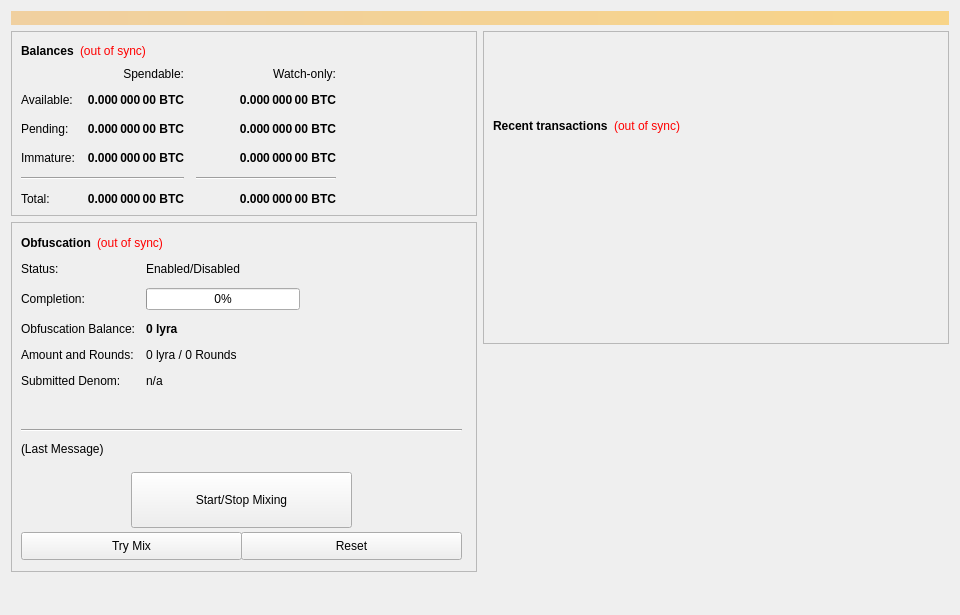
<?xml version="1.0" encoding="UTF-8"?>
<ui version="4.0">
 <class>OverviewPage</class>
 <widget class="QWidget" name="OverviewPage">
  <property name="geometry">
   <rect>
    <x>0</x>
    <y>0</y>
    <width>960</width>
    <height>615</height>
   </rect>
  </property>
  <property name="minimumSize">
   <size>
    <width>960</width>
    <height>0</height>
   </size>
  </property>
  <property name="windowTitle">
   <string>Form</string>
  </property>
  <layout class="QVBoxLayout" name="topLayout">
   <item>
    <widget class="QLabel" name="labelAlerts">
     <property name="visible">
      <bool>false</bool>
     </property>
     <property name="styleSheet">
      <string notr="true">background-color: qlineargradient(x1: 0, y1: 0, x2: 1, y2: 0, stop:0 #F0D0A0, stop:1 #F8D488); color:#000000;</string>
     </property>
     <property name="wordWrap">
      <bool>true</bool>
     </property>
     <property name="margin">
      <number>3</number>
     </property>
    </widget>
   </item>
   <item>
    <layout class="QHBoxLayout" name="horizontalLayout" stretch="1,1">
     <item>
      <layout class="QVBoxLayout" name="verticalLayout_2">
       <item>
        <widget class="QFrame" name="frame">
         <property name="frameShape">
          <enum>QFrame::StyledPanel</enum>
         </property>
         <property name="frameShadow">
          <enum>QFrame::Raised</enum>
         </property>
         <layout class="QVBoxLayout" name="verticalLayout_4">
          <item>
           <layout class="QHBoxLayout" name="horizontalLayout_4">
            <item>
             <widget class="QLabel" name="label_5">
              <property name="font">
               <font>
                <weight>75</weight>
                <bold>true</bold>
               </font>
              </property>
              <property name="text">
               <string>Balances</string>
              </property>
             </widget>
            </item>
            <item>
             <widget class="QLabel" name="labelWalletStatus">
              <property name="cursor">
               <cursorShape>WhatsThisCursor</cursorShape>
              </property>
              <property name="toolTip">
               <string>The displayed information may be out of date. Your wallet automatically synchronizes with the lyra network after a connection is established, but this process has not completed yet.</string>
              </property>
              <property name="styleSheet">
               <string notr="true">QLabel { color: red; }</string>
              </property>
              <property name="text">
               <string notr="true">(out of sync)</string>
              </property>
              <property name="alignment">
               <set>Qt::AlignLeading|Qt::AlignLeft|Qt::AlignVCenter</set>
              </property>
             </widget>
            </item>
            <item>
             <spacer name="horizontalSpacer_3">
              <property name="orientation">
               <enum>Qt::Horizontal</enum>
              </property>
              <property name="sizeHint" stdset="0">
               <size>
                <width>40</width>
                <height>20</height>
               </size>
              </property>
             </spacer>
            </item>
           </layout>
          </item>
          <item>
           <layout class="QGridLayout" name="gridLayout">
            <property name="spacing">
             <number>12</number>
            </property>
            <item row="2" column="2">
             <widget class="QLabel" name="labelWatchPending">
              <property name="font">
               <font>
                <weight>75</weight>
                <bold>true</bold>
               </font>
              </property>
              <property name="cursor">
               <cursorShape>IBeamCursor</cursorShape>
              </property>
              <property name="toolTip">
               <string>Unconfirmed transactions to watch-only addresses</string>
              </property>
              <property name="text">
               <string notr="true">0.000 000 00 BTC</string>
              </property>
              <property name="alignment">
               <set>Qt::AlignRight|Qt::AlignTrailing|Qt::AlignVCenter</set>
              </property>
              <property name="textInteractionFlags">
               <set>Qt::LinksAccessibleByMouse|Qt::TextSelectableByKeyboard|Qt::TextSelectableByMouse</set>
              </property>
             </widget>
            </item>
            <item row="2" column="1">
             <widget class="QLabel" name="labelUnconfirmed">
              <property name="font">
               <font>
                <weight>75</weight>
                <bold>true</bold>
               </font>
              </property>
              <property name="cursor">
               <cursorShape>IBeamCursor</cursorShape>
              </property>
              <property name="toolTip">
               <string>Total of transactions that have yet to be confirmed, and do not yet count toward the spendable balance</string>
              </property>
              <property name="text">
               <string notr="true">0.000 000 00 BTC</string>
              </property>
              <property name="alignment">
               <set>Qt::AlignRight|Qt::AlignTrailing|Qt::AlignVCenter</set>
              </property>
              <property name="textInteractionFlags">
               <set>Qt::LinksAccessibleByMouse|Qt::TextSelectableByKeyboard|Qt::TextSelectableByMouse</set>
              </property>
             </widget>
            </item>
            <item row="3" column="2">
             <widget class="QLabel" name="labelWatchImmature">
              <property name="font">
               <font>
                <weight>75</weight>
                <bold>true</bold>
               </font>
              </property>
              <property name="cursor">
               <cursorShape>IBeamCursor</cursorShape>
              </property>
              <property name="toolTip">
               <string>Staked or masternode rewards in watch-only addresses that has not yet matured</string>
              </property>
              <property name="text">
               <string notr="true">0.000 000 00 BTC</string>
              </property>
              <property name="alignment">
               <set>Qt::AlignRight|Qt::AlignTrailing|Qt::AlignVCenter</set>
              </property>
              <property name="textInteractionFlags">
               <set>Qt::LinksAccessibleByMouse|Qt::TextSelectableByKeyboard|Qt::TextSelectableByMouse</set>
              </property>
             </widget>
            </item>
            <item row="4" column="0" colspan="2">
             <widget class="Line" name="lineSpendableBalance">
              <property name="orientation">
               <enum>Qt::Horizontal</enum>
              </property>
             </widget>
            </item>
            <item row="4" column="2">
             <widget class="Line" name="lineWatchBalance">
              <property name="sizePolicy">
               <sizepolicy hsizetype="Preferred" vsizetype="Fixed">
                <horstretch>0</horstretch>
                <verstretch>0</verstretch>
               </sizepolicy>
              </property>
              <property name="minimumSize">
               <size>
                <width>140</width>
                <height>0</height>
               </size>
              </property>
              <property name="orientation">
               <enum>Qt::Horizontal</enum>
              </property>
             </widget>
            </item>
            <item row="5" column="0">
             <widget class="QLabel" name="labelTotalText">
              <property name="text">
               <string>Total:</string>
              </property>
             </widget>
            </item>
            <item row="3" column="1">
             <widget class="QLabel" name="labelImmature">
              <property name="font">
               <font>
                <weight>75</weight>
                <bold>true</bold>
               </font>
              </property>
              <property name="cursor">
               <cursorShape>IBeamCursor</cursorShape>
              </property>
              <property name="toolTip">
               <string>Staked or masternode rewards that has not yet matured</string>
              </property>
              <property name="text">
               <string notr="true">0.000 000 00 BTC</string>
              </property>
              <property name="alignment">
               <set>Qt::AlignRight|Qt::AlignTrailing|Qt::AlignVCenter</set>
              </property>
              <property name="textInteractionFlags">
               <set>Qt::LinksAccessibleByMouse|Qt::TextSelectableByKeyboard|Qt::TextSelectableByMouse</set>
              </property>
             </widget>
            </item>
            <item row="2" column="3">
             <spacer name="horizontalSpacer_2">
              <property name="orientation">
               <enum>Qt::Horizontal</enum>
              </property>
              <property name="sizeHint" stdset="0">
               <size>
                <width>40</width>
                <height>20</height>
               </size>
              </property>
             </spacer>
            </item>
            <item row="3" column="0">
             <widget class="QLabel" name="labelImmatureText">
              <property name="text">
               <string>Immature:</string>
              </property>
             </widget>
            </item>
            <item row="5" column="1">
             <widget class="QLabel" name="labelTotal">
              <property name="font">
               <font>
                <weight>75</weight>
                <bold>true</bold>
               </font>
              </property>
              <property name="cursor">
               <cursorShape>IBeamCursor</cursorShape>
              </property>
              <property name="toolTip">
               <string>Your current total balance</string>
              </property>
              <property name="text">
               <string notr="true">0.000 000 00 BTC</string>
              </property>
              <property name="alignment">
               <set>Qt::AlignRight|Qt::AlignTrailing|Qt::AlignVCenter</set>
              </property>
              <property name="textInteractionFlags">
               <set>Qt::LinksAccessibleByMouse|Qt::TextSelectableByKeyboard|Qt::TextSelectableByMouse</set>
              </property>
             </widget>
            </item>
            <item row="5" column="2">
             <widget class="QLabel" name="labelWatchTotal">
              <property name="font">
               <font>
                <weight>75</weight>
                <bold>true</bold>
               </font>
              </property>
              <property name="cursor">
               <cursorShape>IBeamCursor</cursorShape>
              </property>
              <property name="toolTip">
               <string>Current total balance in watch-only addresses</string>
              </property>
              <property name="text">
               <string notr="true">0.000 000 00 BTC</string>
              </property>
              <property name="alignment">
               <set>Qt::AlignRight|Qt::AlignTrailing|Qt::AlignVCenter</set>
              </property>
              <property name="textInteractionFlags">
               <set>Qt::LinksAccessibleByMouse|Qt::TextSelectableByKeyboard|Qt::TextSelectableByMouse</set>
              </property>
             </widget>
            </item>
            <item row="0" column="2">
             <widget class="QLabel" name="labelWatchonly">
              <property name="text">
               <string>Watch-only:</string>
              </property>
              <property name="alignment">
               <set>Qt::AlignRight|Qt::AlignTrailing|Qt::AlignVCenter</set>
              </property>
             </widget>
            </item>
            <item row="1" column="0">
             <widget class="QLabel" name="labelBalanceText">
              <property name="text">
               <string>Available:</string>
              </property>
             </widget>
            </item>
            <item row="1" column="1">
             <widget class="QLabel" name="labelBalance">
              <property name="font">
               <font>
                <weight>75</weight>
                <bold>true</bold>
               </font>
              </property>
              <property name="cursor">
               <cursorShape>IBeamCursor</cursorShape>
              </property>
              <property name="toolTip">
               <string>Your current spendable balance</string>
              </property>
              <property name="text">
               <string notr="true">0.000 000 00 BTC</string>
              </property>
              <property name="alignment">
               <set>Qt::AlignRight|Qt::AlignTrailing|Qt::AlignVCenter</set>
              </property>
              <property name="textInteractionFlags">
               <set>Qt::LinksAccessibleByMouse|Qt::TextSelectableByKeyboard|Qt::TextSelectableByMouse</set>
              </property>
             </widget>
            </item>
            <item row="1" column="2">
             <widget class="QLabel" name="labelWatchAvailable">
              <property name="font">
               <font>
                <weight>75</weight>
                <bold>true</bold>
               </font>
              </property>
              <property name="cursor">
               <cursorShape>IBeamCursor</cursorShape>
              </property>
              <property name="toolTip">
               <string>Your current balance in watch-only addresses</string>
              </property>
              <property name="text">
               <string notr="true">0.000 000 00 BTC</string>
              </property>
              <property name="alignment">
               <set>Qt::AlignRight|Qt::AlignTrailing|Qt::AlignVCenter</set>
              </property>
              <property name="textInteractionFlags">
               <set>Qt::LinksAccessibleByMouse|Qt::TextSelectableByKeyboard|Qt::TextSelectableByMouse</set>
              </property>
             </widget>
            </item>
            <item row="2" column="0">
             <widget class="QLabel" name="labelPendingText">
              <property name="text">
               <string>Pending:</string>
              </property>
             </widget>
            </item>
            <item row="0" column="1">
             <widget class="QLabel" name="labelSpendable">
              <property name="text">
               <string>Spendable:</string>
              </property>
              <property name="alignment">
               <set>Qt::AlignRight|Qt::AlignTrailing|Qt::AlignVCenter</set>
              </property>
             </widget>
            </item>
           </layout>
          </item>
         </layout>
        </widget>
       </item>
       <item>
        <widget class="QFrame" name="frameObfuscation">
         <property name="minimumSize">
          <size>
           <width>0</width>
           <height>350</height>
          </size>
         </property>
         <property name="layoutDirection">
          <enum>Qt::LeftToRight</enum>
         </property>
         <property name="frameShape">
          <enum>QFrame::StyledPanel</enum>
         </property>
         <property name="frameShadow">
          <enum>QFrame::Raised</enum>
         </property>
         <widget class="QWidget" name="formLayoutWidget">
          <property name="geometry">
           <rect>
            <x>10</x>
            <y>40</y>
            <width>451</width>
            <height>161</height>
           </rect>
          </property>
          <layout class="QFormLayout" name="formLayout">
           <property name="fieldGrowthPolicy">
            <enum>QFormLayout::AllNonFixedFieldsGrow</enum>
           </property>
           <property name="horizontalSpacing">
            <number>11</number>
           </property>
           <property name="verticalSpacing">
            <number>12</number>
           </property>
           <item row="0" column="0">
            <widget class="QLabel" name="label_6">
             <property name="text">
              <string>Status:</string>
             </property>
            </widget>
           </item>
           <item row="1" column="0">
            <widget class="QLabel" name="label_7">
             <property name="text">
              <string>Completion:</string>
             </property>
            </widget>
           </item>
           <item row="1" column="1">
            <widget class="QProgressBar" name="obfuscationProgress">
             <property name="maximumSize">
              <size>
               <width>154</width>
               <height>16777215</height>
              </size>
             </property>
             <property name="value">
              <number>0</number>
             </property>
            </widget>
           </item>
           <item row="2" column="0">
            <widget class="QLabel" name="labelAnonymizedText">
             <property name="text">
              <string>Obfuscation Balance:</string>
             </property>
            </widget>
           </item>
           <item row="2" column="1">
            <widget class="QLabel" name="labelAnonymized">
             <property name="font">
              <font>
               <weight>75</weight>
               <bold>true</bold>
              </font>
             </property>
             <property name="text">
              <string notr="true">0 lyra</string>
             </property>
            </widget>
           </item>
           <item row="3" column="0">
            <widget class="QLabel" name="label_8">
             <property name="text">
              <string>Amount and Rounds:</string>
             </property>
            </widget>
           </item>
           <item row="3" column="1">
            <widget class="QLabel" name="labelAmountRounds">
             <property name="text">
              <string>0 lyra / 0 Rounds</string>
             </property>
            </widget>
           </item>
           <item row="4" column="0">
            <widget class="QLabel" name="label_9">
             <property name="text">
              <string>Submitted Denom:</string>
             </property>
            </widget>
           </item>
           <item row="4" column="1">
            <widget class="QLabel" name="labelSubmittedDenom">
             <property name="toolTip">
              <string>The denominations you submitted to the Masternode.&lt;br&gt;To mix, other users must submit the exact same denominations.</string>
             </property>
             <property name="text">
              <string>n/a</string>
             </property>
            </widget>
           </item>
           <item row="0" column="1">
            <widget class="QLabel" name="obfuscationEnabled">
             <property name="text">
              <string>Enabled/Disabled</string>
             </property>
            </widget>
           </item>
          </layout>
         </widget>
         <widget class="QPushButton" name="runAutoDenom">
          <property name="geometry">
           <rect>
            <x>251</x>
            <y>17</y>
            <width>1</width>
            <height>1</height>
           </rect>
          </property>
          <property name="palette">
           <palette>
            <active>
             <colorrole role="WindowText">
              <brush brushstyle="SolidPattern">
               <color alpha="255">
                <red>0</red>
                <green>0</green>
                <blue>0</blue>
               </color>
              </brush>
             </colorrole>
             <colorrole role="Button">
              <brush brushstyle="SolidPattern">
               <color alpha="255">
                <red>239</red>
                <green>238</green>
                <blue>238</blue>
               </color>
              </brush>
             </colorrole>
             <colorrole role="Light">
              <brush brushstyle="SolidPattern">
               <color alpha="255">
                <red>255</red>
                <green>255</green>
                <blue>255</blue>
               </color>
              </brush>
             </colorrole>
             <colorrole role="Midlight">
              <brush brushstyle="SolidPattern">
               <color alpha="255">
                <red>247</red>
                <green>246</green>
                <blue>246</blue>
               </color>
              </brush>
             </colorrole>
             <colorrole role="Dark">
              <brush brushstyle="SolidPattern">
               <color alpha="255">
                <red>119</red>
                <green>119</green>
                <blue>119</blue>
               </color>
              </brush>
             </colorrole>
             <colorrole role="Mid">
              <brush brushstyle="SolidPattern">
               <color alpha="255">
                <red>159</red>
                <green>159</green>
                <blue>159</blue>
               </color>
              </brush>
             </colorrole>
             <colorrole role="Text">
              <brush brushstyle="SolidPattern">
               <color alpha="255">
                <red>0</red>
                <green>0</green>
                <blue>0</blue>
               </color>
              </brush>
             </colorrole>
             <colorrole role="BrightText">
              <brush brushstyle="SolidPattern">
               <color alpha="255">
                <red>255</red>
                <green>255</green>
                <blue>255</blue>
               </color>
              </brush>
             </colorrole>
             <colorrole role="ButtonText">
              <brush brushstyle="SolidPattern">
               <color alpha="255">
                <red>0</red>
                <green>0</green>
                <blue>0</blue>
               </color>
              </brush>
             </colorrole>
             <colorrole role="Base">
              <brush brushstyle="SolidPattern">
               <color alpha="255">
                <red>255</red>
                <green>255</green>
                <blue>255</blue>
               </color>
              </brush>
             </colorrole>
             <colorrole role="Window">
              <brush brushstyle="SolidPattern">
               <color alpha="255">
                <red>239</red>
                <green>238</green>
                <blue>238</blue>
               </color>
              </brush>
             </colorrole>
             <colorrole role="Shadow">
              <brush brushstyle="SolidPattern">
               <color alpha="255">
                <red>0</red>
                <green>0</green>
                <blue>0</blue>
               </color>
              </brush>
             </colorrole>
             <colorrole role="AlternateBase">
              <brush brushstyle="SolidPattern">
               <color alpha="255">
                <red>247</red>
                <green>246</green>
                <blue>246</blue>
               </color>
              </brush>
             </colorrole>
             <colorrole role="ToolTipBase">
              <brush brushstyle="SolidPattern">
               <color alpha="255">
                <red>255</red>
                <green>255</green>
                <blue>220</blue>
               </color>
              </brush>
             </colorrole>
             <colorrole role="ToolTipText">
              <brush brushstyle="SolidPattern">
               <color alpha="255">
                <red>0</red>
                <green>0</green>
                <blue>0</blue>
               </color>
              </brush>
             </colorrole>
            </active>
            <inactive>
             <colorrole role="WindowText">
              <brush brushstyle="SolidPattern">
               <color alpha="255">
                <red>0</red>
                <green>0</green>
                <blue>0</blue>
               </color>
              </brush>
             </colorrole>
             <colorrole role="Button">
              <brush brushstyle="SolidPattern">
               <color alpha="255">
                <red>239</red>
                <green>238</green>
                <blue>238</blue>
               </color>
              </brush>
             </colorrole>
             <colorrole role="Light">
              <brush brushstyle="SolidPattern">
               <color alpha="255">
                <red>255</red>
                <green>255</green>
                <blue>255</blue>
               </color>
              </brush>
             </colorrole>
             <colorrole role="Midlight">
              <brush brushstyle="SolidPattern">
               <color alpha="255">
                <red>247</red>
                <green>246</green>
                <blue>246</blue>
               </color>
              </brush>
             </colorrole>
             <colorrole role="Dark">
              <brush brushstyle="SolidPattern">
               <color alpha="255">
                <red>119</red>
                <green>119</green>
                <blue>119</blue>
               </color>
              </brush>
             </colorrole>
             <colorrole role="Mid">
              <brush brushstyle="SolidPattern">
               <color alpha="255">
                <red>159</red>
                <green>159</green>
                <blue>159</blue>
               </color>
              </brush>
             </colorrole>
             <colorrole role="Text">
              <brush brushstyle="SolidPattern">
               <color alpha="255">
                <red>0</red>
                <green>0</green>
                <blue>0</blue>
               </color>
              </brush>
             </colorrole>
             <colorrole role="BrightText">
              <brush brushstyle="SolidPattern">
               <color alpha="255">
                <red>255</red>
                <green>255</green>
                <blue>255</blue>
               </color>
              </brush>
             </colorrole>
             <colorrole role="ButtonText">
              <brush brushstyle="SolidPattern">
               <color alpha="255">
                <red>0</red>
                <green>0</green>
                <blue>0</blue>
               </color>
              </brush>
             </colorrole>
             <colorrole role="Base">
              <brush brushstyle="SolidPattern">
               <color alpha="255">
                <red>255</red>
                <green>255</green>
                <blue>255</blue>
               </color>
              </brush>
             </colorrole>
             <colorrole role="Window">
              <brush brushstyle="SolidPattern">
               <color alpha="255">
                <red>239</red>
                <green>238</green>
                <blue>238</blue>
               </color>
              </brush>
             </colorrole>
             <colorrole role="Shadow">
              <brush brushstyle="SolidPattern">
               <color alpha="255">
                <red>0</red>
                <green>0</green>
                <blue>0</blue>
               </color>
              </brush>
             </colorrole>
             <colorrole role="AlternateBase">
              <brush brushstyle="SolidPattern">
               <color alpha="255">
                <red>247</red>
                <green>246</green>
                <blue>246</blue>
               </color>
              </brush>
             </colorrole>
             <colorrole role="ToolTipBase">
              <brush brushstyle="SolidPattern">
               <color alpha="255">
                <red>255</red>
                <green>255</green>
                <blue>220</blue>
               </color>
              </brush>
             </colorrole>
             <colorrole role="ToolTipText">
              <brush brushstyle="SolidPattern">
               <color alpha="255">
                <red>0</red>
                <green>0</green>
                <blue>0</blue>
               </color>
              </brush>
             </colorrole>
            </inactive>
            <disabled>
             <colorrole role="WindowText">
              <brush brushstyle="SolidPattern">
               <color alpha="255">
                <red>119</red>
                <green>119</green>
                <blue>119</blue>
               </color>
              </brush>
             </colorrole>
             <colorrole role="Button">
              <brush brushstyle="SolidPattern">
               <color alpha="255">
                <red>239</red>
                <green>238</green>
                <blue>238</blue>
               </color>
              </brush>
             </colorrole>
             <colorrole role="Light">
              <brush brushstyle="SolidPattern">
               <color alpha="255">
                <red>255</red>
                <green>255</green>
                <blue>255</blue>
               </color>
              </brush>
             </colorrole>
             <colorrole role="Midlight">
              <brush brushstyle="SolidPattern">
               <color alpha="255">
                <red>247</red>
                <green>246</green>
                <blue>246</blue>
               </color>
              </brush>
             </colorrole>
             <colorrole role="Dark">
              <brush brushstyle="SolidPattern">
               <color alpha="255">
                <red>119</red>
                <green>119</green>
                <blue>119</blue>
               </color>
              </brush>
             </colorrole>
             <colorrole role="Mid">
              <brush brushstyle="SolidPattern">
               <color alpha="255">
                <red>159</red>
                <green>159</green>
                <blue>159</blue>
               </color>
              </brush>
             </colorrole>
             <colorrole role="Text">
              <brush brushstyle="SolidPattern">
               <color alpha="255">
                <red>119</red>
                <green>119</green>
                <blue>119</blue>
               </color>
              </brush>
             </colorrole>
             <colorrole role="BrightText">
              <brush brushstyle="SolidPattern">
               <color alpha="255">
                <red>255</red>
                <green>255</green>
                <blue>255</blue>
               </color>
              </brush>
             </colorrole>
             <colorrole role="ButtonText">
              <brush brushstyle="SolidPattern">
               <color alpha="255">
                <red>119</red>
                <green>119</green>
                <blue>119</blue>
               </color>
              </brush>
             </colorrole>
             <colorrole role="Base">
              <brush brushstyle="SolidPattern">
               <color alpha="255">
                <red>239</red>
                <green>238</green>
                <blue>238</blue>
               </color>
              </brush>
             </colorrole>
             <colorrole role="Window">
              <brush brushstyle="SolidPattern">
               <color alpha="255">
                <red>239</red>
                <green>238</green>
                <blue>238</blue>
               </color>
              </brush>
             </colorrole>
             <colorrole role="Shadow">
              <brush brushstyle="SolidPattern">
               <color alpha="255">
                <red>0</red>
                <green>0</green>
                <blue>0</blue>
               </color>
              </brush>
             </colorrole>
             <colorrole role="AlternateBase">
              <brush brushstyle="SolidPattern">
               <color alpha="255">
                <red>239</red>
                <green>238</green>
                <blue>238</blue>
               </color>
              </brush>
             </colorrole>
             <colorrole role="ToolTipBase">
              <brush brushstyle="SolidPattern">
               <color alpha="255">
                <red>255</red>
                <green>255</green>
                <blue>220</blue>
               </color>
              </brush>
             </colorrole>
             <colorrole role="ToolTipText">
              <brush brushstyle="SolidPattern">
               <color alpha="255">
                <red>0</red>
                <green>0</green>
                <blue>0</blue>
               </color>
              </brush>
             </colorrole>
            </disabled>
           </palette>
          </property>
          <property name="focusPolicy">
           <enum>Qt::NoFocus</enum>
          </property>
          <property name="autoFillBackground">
           <bool>true</bool>
          </property>
          <property name="text">
           <string/>
          </property>
          <property name="flat">
           <bool>true</bool>
          </property>
         </widget>
         <widget class="QPushButton" name="toggleObfuscation">
          <property name="geometry">
           <rect>
            <x>120</x>
            <y>250</y>
            <width>221</width>
            <height>56</height>
           </rect>
          </property>
          <property name="sizePolicy">
           <sizepolicy hsizetype="MinimumExpanding" vsizetype="Fixed">
            <horstretch>0</horstretch>
            <verstretch>0</verstretch>
           </sizepolicy>
          </property>
          <property name="text">
           <string>Start/Stop Mixing</string>
          </property>
         </widget>
         <widget class="Line" name="lineLastMessage">
          <property name="geometry">
           <rect>
            <x>10</x>
            <y>200</y>
            <width>441</width>
            <height>16</height>
           </rect>
          </property>
          <property name="orientation">
           <enum>Qt::Horizontal</enum>
          </property>
         </widget>
         <widget class="QLabel" name="obfuscationStatus">
          <property name="geometry">
           <rect>
            <x>10</x>
            <y>220</y>
            <width>451</width>
            <height>61</height>
           </rect>
          </property>
          <property name="minimumSize">
           <size>
            <width>288</width>
            <height>43</height>
           </size>
          </property>
          <property name="text">
           <string>(Last Message)</string>
          </property>
          <property name="alignment">
           <set>Qt::AlignLeading|Qt::AlignLeft|Qt::AlignTop</set>
          </property>
          <property name="wordWrap">
           <bool>true</bool>
          </property>
         </widget>
         <widget class="QPushButton" name="obfuscationAuto">
          <property name="geometry">
           <rect>
            <x>10</x>
            <y>310</y>
            <width>221</width>
            <height>28</height>
           </rect>
          </property>
          <property name="sizePolicy">
           <sizepolicy hsizetype="MinimumExpanding" vsizetype="Fixed">
            <horstretch>0</horstretch>
            <verstretch>0</verstretch>
           </sizepolicy>
          </property>
          <property name="toolTip">
           <string>Try to manually submit a Obfuscation request.</string>
          </property>
          <property name="text">
           <string>Try Mix</string>
          </property>
         </widget>
         <widget class="QPushButton" name="obfuscationReset">
          <property name="geometry">
           <rect>
            <x>230</x>
            <y>310</y>
            <width>221</width>
            <height>28</height>
           </rect>
          </property>
          <property name="sizePolicy">
           <sizepolicy hsizetype="MinimumExpanding" vsizetype="Fixed">
            <horstretch>0</horstretch>
            <verstretch>0</verstretch>
           </sizepolicy>
          </property>
          <property name="toolTip">
           <string>Reset the current status of Obfuscation (can interrupt Obfuscation if it's in the process of Mixing, which can cost you money!)</string>
          </property>
          <property name="autoFillBackground">
           <bool>false</bool>
          </property>
          <property name="text">
           <string>Reset</string>
          </property>
         </widget>
         <widget class="QWidget" name="layoutWidget">
          <property name="geometry">
           <rect>
            <x>10</x>
            <y>10</y>
            <width>431</width>
            <height>22</height>
           </rect>
          </property>
          <layout class="QHBoxLayout" name="horizontalLayout_5">
           <item>
            <widget class="QLabel" name="label_2">
             <property name="font">
              <font>
               <weight>75</weight>
               <bold>true</bold>
              </font>
             </property>
             <property name="text">
              <string>Obfuscation</string>
             </property>
            </widget>
           </item>
           <item>
            <widget class="QLabel" name="labelObfuscationSyncStatus">
             <property name="toolTip">
              <string>The displayed information may be out of date. Your wallet automatically synchronizes with the lyra network after a connection is established, but this process has not completed yet.</string>
             </property>
             <property name="styleSheet">
              <string notr="true">QLabel { color: red; }</string>
             </property>
             <property name="text">
              <string notr="true">(out of sync)</string>
             </property>
             <property name="alignment">
              <set>Qt::AlignLeading|Qt::AlignLeft|Qt::AlignVCenter</set>
             </property>
            </widget>
           </item>
           <item>
            <spacer name="horizontalSpacer_4">
             <property name="orientation">
              <enum>Qt::Horizontal</enum>
             </property>
             <property name="sizeHint" stdset="0">
              <size>
               <width>40</width>
               <height>20</height>
              </size>
             </property>
            </spacer>
           </item>
          </layout>
         </widget>
        </widget>
       </item>
       <item>
        <spacer name="verticalSpacer">
         <property name="orientation">
          <enum>Qt::Vertical</enum>
         </property>
         <property name="sizeHint" stdset="0">
          <size>
           <width>20</width>
           <height>40</height>
          </size>
         </property>
        </spacer>
       </item>
      </layout>
     </item>
     <item>
      <layout class="QVBoxLayout" name="verticalLayout_3">
       <item>
        <widget class="QFrame" name="frame_2">
         <property name="frameShape">
          <enum>QFrame::StyledPanel</enum>
         </property>
         <property name="frameShadow">
          <enum>QFrame::Raised</enum>
         </property>
         <layout class="QVBoxLayout" name="verticalLayout">
          <item>
           <spacer name="verticalSpacer_3">
            <property name="orientation">
             <enum>Qt::Vertical</enum>
            </property>
            <property name="sizeType">
             <enum>QSizePolicy::Fixed</enum>
            </property>
            <property name="sizeHint" stdset="0">
             <size>
              <width>20</width>
              <height>75</height>
             </size>
            </property>
           </spacer>
          </item>
          <item>
           <layout class="QHBoxLayout" name="horizontalLayout_2">
            <item>
             <widget class="QLabel" name="label_4">
              <property name="font">
               <font>
                <weight>75</weight>
                <bold>true</bold>
               </font>
              </property>
              <property name="text">
               <string>Recent transactions</string>
              </property>
             </widget>
            </item>
            <item>
             <widget class="QLabel" name="labelTransactionsStatus">
              <property name="cursor">
               <cursorShape>WhatsThisCursor</cursorShape>
              </property>
              <property name="toolTip">
               <string>The displayed information may be out of date. Your wallet automatically synchronizes with the lyra network after a connection is established, but this process has not completed yet.</string>
              </property>
              <property name="styleSheet">
               <string notr="true">QLabel { color: red; }</string>
              </property>
              <property name="text">
               <string notr="true">(out of sync)</string>
              </property>
              <property name="alignment">
               <set>Qt::AlignRight|Qt::AlignTrailing|Qt::AlignVCenter</set>
              </property>
             </widget>
            </item>
            <item>
             <spacer name="horizontalSpacer">
              <property name="orientation">
               <enum>Qt::Horizontal</enum>
              </property>
              <property name="sizeHint" stdset="0">
               <size>
                <width>40</width>
                <height>20</height>
               </size>
              </property>
             </spacer>
            </item>
           </layout>
          </item>
          <item>
           <widget class="QListView" name="listTransactions">
            <property name="styleSheet">
             <string notr="true">QListView { background: transparent; }</string>
            </property>
            <property name="frameShape">
             <enum>QFrame::NoFrame</enum>
            </property>
            <property name="verticalScrollBarPolicy">
             <enum>Qt::ScrollBarAlwaysOff</enum>
            </property>
            <property name="horizontalScrollBarPolicy">
             <enum>Qt::ScrollBarAlwaysOff</enum>
            </property>
            <property name="selectionMode">
             <enum>QAbstractItemView::NoSelection</enum>
            </property>
           </widget>
          </item>
         </layout>
        </widget>
       </item>
       <item>
        <spacer name="verticalSpacer_2">
         <property name="orientation">
          <enum>Qt::Vertical</enum>
         </property>
         <property name="sizeType">
          <enum>QSizePolicy::Expanding</enum>
         </property>
         <property name="sizeHint" stdset="0">
          <size>
           <width>20</width>
           <height>40</height>
          </size>
         </property>
        </spacer>
       </item>
      </layout>
     </item>
    </layout>
   </item>
  </layout>
 </widget>
 <resources/>
 <connections/>
</ui>
